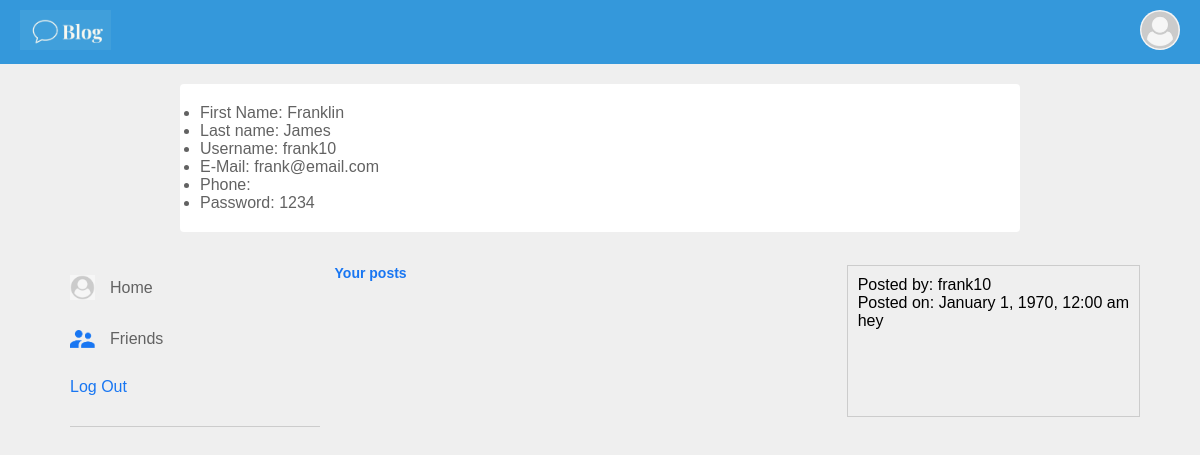
Page /account.php (signed in) on the earlier database version.
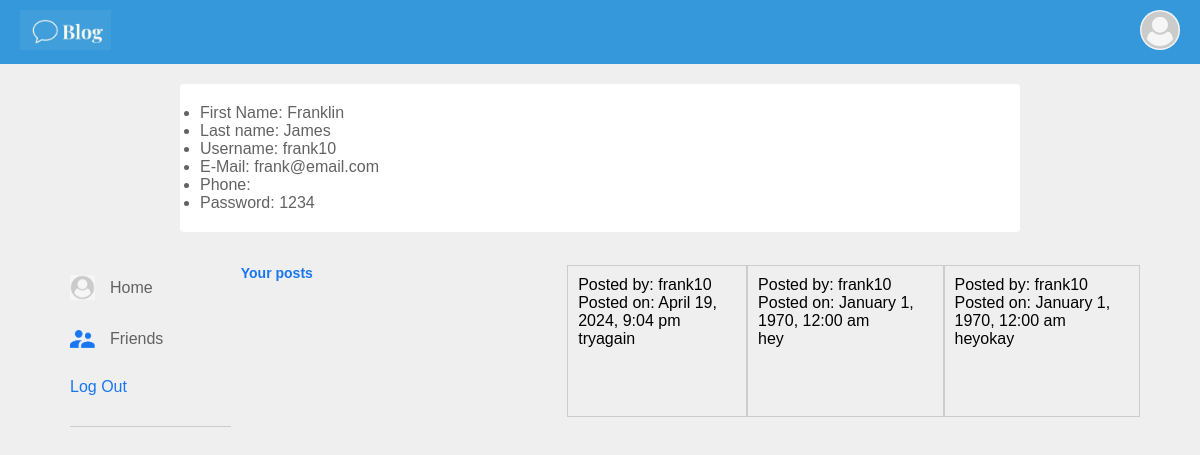
Same page on the later database version.
### tables this page shows
CREATE TABLE "Post" (
	"member_ID"	INTEGER,
	"post_ID"	INTEGER,
	"admin_ID"	INTEGER,
	"image_text"	TEXT,
	"post_text"	TEXT,
	"post_date"	TEXT,
	PRIMARY KEY("post_ID"),
	FOREIGN KEY("admin_ID") REFERENCES "Admin"("admin_ID"),
	FOREIGN KEY("member_ID") REFERENCES "User"("ID")
);

CREATE TABLE "User" (
	"ID"	INTEGER NOT NULL,
	"member_username"	TEXT NOT NULL,
	"member_firstname"	TEXT NOT NULL,
	"member_lastname"	TEXT NOT NULL,
	"member_password"	TEXT NOT NULL,
	"member_email"	TEXT,
	"member_phone"	TEXT,
	PRIMARY KEY("ID" AUTOINCREMENT)
);

### phpfunctions/getusersposts.php (called while the page is built, shortened)
<?php
function getUserPosts($userID, $dbPath)
{
    $userPosts = [];
    $db = new SQLite3($dbPath);
    $query = "
        SELECT p.post_text, p.post_date, u.member_username
        FROM Post p
        JOIN User u ON p.member_ID = u.ID
        WHERE p.member_ID = :userID
        ORDER BY p.post_date DESC
    ";
    $stmt = $db->prepare($query);
    $stmt->bindValue(':userID', $userID, SQLITE3_INTEGER);
    $result = $stmt->execute();
    if ($result) {
        while ($row = $result->fetchArray(SQLITE3_ASSOC)) {
            $userPosts[] = [
                'post_text' => $row['post_text'],
                'post_date' => $row['post_date'],
                'username' => $row['member_username']
            ];
        }
    }
    return $userPosts;
}
?>

### account.php (the view, shortened to what this page needs)
<?php
include "phpfunctions/getusersposts.php";
$userID = $_SESSION['user_id'];
$dbPath = "StudentModule.db";
$userPosts = getUserPosts($userID, $dbPath);
?>
<!DOCTYPE html>
<html>
<head>
    <link rel="stylesheet" href="css/style.css">
</head>
<body>
   <?php include 'navbar.php'; ?>
    <div class="profile-container">
        <div class="profile-details">
            <div class="pd-left">
                <div class="pd-row">
                    <div>
                        <ul>
                <li>First Name: <?php echo $_SESSION['first_name']; ?></li>
                 <li>Last name: <?php echo $_SESSION['last_name']; ?></li>
                 <li>Username: <?php echo $_SESSION['username']; ?></li>
                 <li>E-Mail: <?php echo $_SESSION['email']; ?></li>
                  <li>Phone: <?php echo $_SESSION['phone']; ?></li>
                   <li>Password: <?php echo $_SESSION['password']; ?></li>
</ul>
                    </div>
                </div>
            </div>
        </div>
    </div>
<div class="container">
        <div class="left-sidebar">
            <div class="imp-links">
                 <a href="try2.php"><img src="images/User-image.png"> Home</a>
                 <a href="friends.php"><img src="images/friends.png"> Friends</a>
                 <a href="phpfunctions/logout.php"> Log Out</a>
            </div>
        </div>
        <div class="main-content">
            <h2>Your posts</h2>
</div>
<?php
if (!empty($userPosts)) {
    foreach ($userPosts as $post) {
        echo "<div class='post'>";
        echo "<p>Posted by: " . $post['username'] . "</p>";
        echo "<p>Posted on: " . date("F j, Y, g:i a", strtotime($post['post_date'])) . "</p>";
        echo "<p>" . nl2br(htmlspecialchars($post['post_text'])) . "</p>";
        echo "</div>";
    }
} else {
    echo "<p>No posts found.</p>";
}
?>
</body>
</html>

Differences in the rows shown:
added post: member_ID.member_username "frank10", post_date "April 19, 2024, 9:04 pm", post_text "tryagain"
added post: member_ID.member_username "frank10", post_date "January 1, 1970, 12:00 am", post_text "heyokay"
